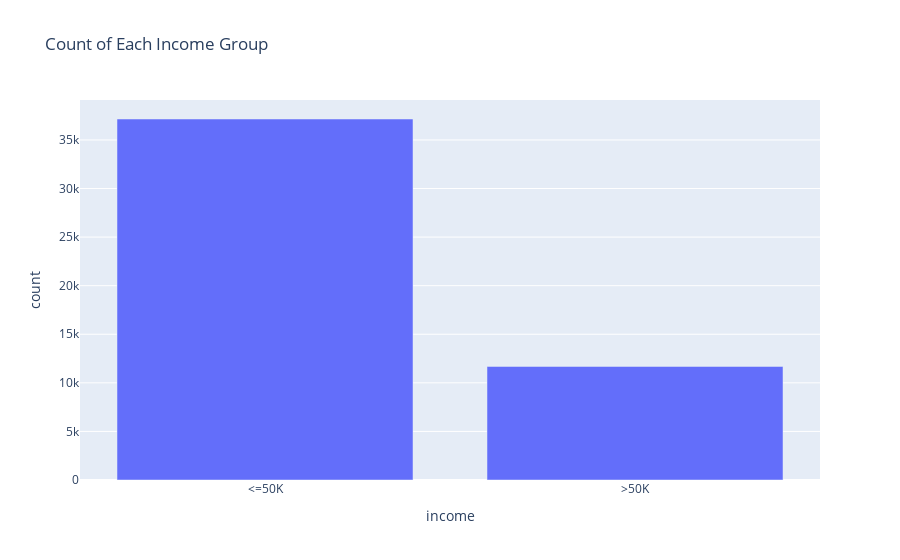

Notebook code for this chart:
### Code cell
income_count = pd.pivot_table(data, values='workclass', index='income', aggfunc='count')
income_count.rename(columns={'workclass':'count'}, inplace=True)
fig = px.bar(income_count, y='count', title='Count of Each Income Group')
fig.show()

### Figure 1 — Plotly figure (JSON) as saved in the notebook; plotly's stock layout.template omitted (floating-point values rounded to 4 significant figures)
{"data": [{"alignmentgroup": "True", "hovertemplate": "income=%{x}<br>count=%{y}<extra></extra>", "legendgroup": "", "marker": {"color": "#636efa", "pattern": {"shape": ""}}, "name": "", "offsetgroup": "", "orientation": "v", "showlegend": false, "textposition": "auto", "type": "bar", "x": ["<=50K", ">50K"], "xaxis": "x", "y": [37155, 11687], "yaxis": "y"}], "layout": {"barmode": "relative", "legend": {"tracegroupgap": 0}, "title": {"text": "Count of Each Income Group"}, "xaxis": {"anchor": "y", "domain": [0, 1], "title": {"text": "income"}}, "yaxis": {"anchor": "x", "domain": [0, 1], "title": {"text": "count"}}}}
